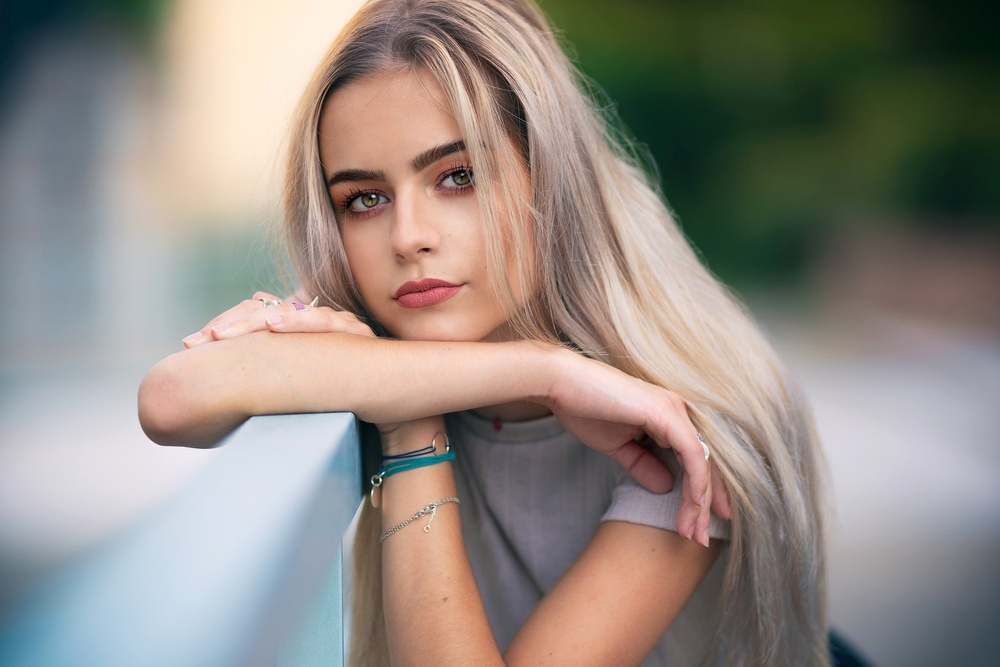
#> input picture TASK-5_FACE_DETECTION_AND_RECOGNITION/Images/8.jpg, 1000 x 667 px, shrunk from 2048 x 1365 before the run, found by its file name
$ jupyter execute Face_Detection_and_Recognition.ipynb
#> lines starting #> are read from the running program, lines starting #| are printed output that depends on the picture; after the words box and inside, x2 and y2 are one past the last pixel; in counts of white or black regions, pixels touching at a corner belong together
[cell 1]
import cv2
import matplotlib.pyplot as plt

[cell 2]
def detect_and_display_faces(image_path):
    # Load the Haar Cascade classifier for face detection
#> called with image_path = '8.jpg'
    alg = "haarcascade_frontalface_default.xml"
    haar_cascade = cv2.CascadeClassifier(cv2.data.haarcascades + alg)

    # Load the image
    img = cv2.imread(image_path)
#> img is the input picture: shape (667, 1000, 3); mean B, G, R 130.4, 137.8, 145.6

    # Check if the image was loaded successfully
    if img is None:
        print("Error: Could not load image.")
        exit()

    # Convert the image to grayscale
    grayImg = cv2.cvtColor(img, cv2.COLOR_BGR2GRAY)
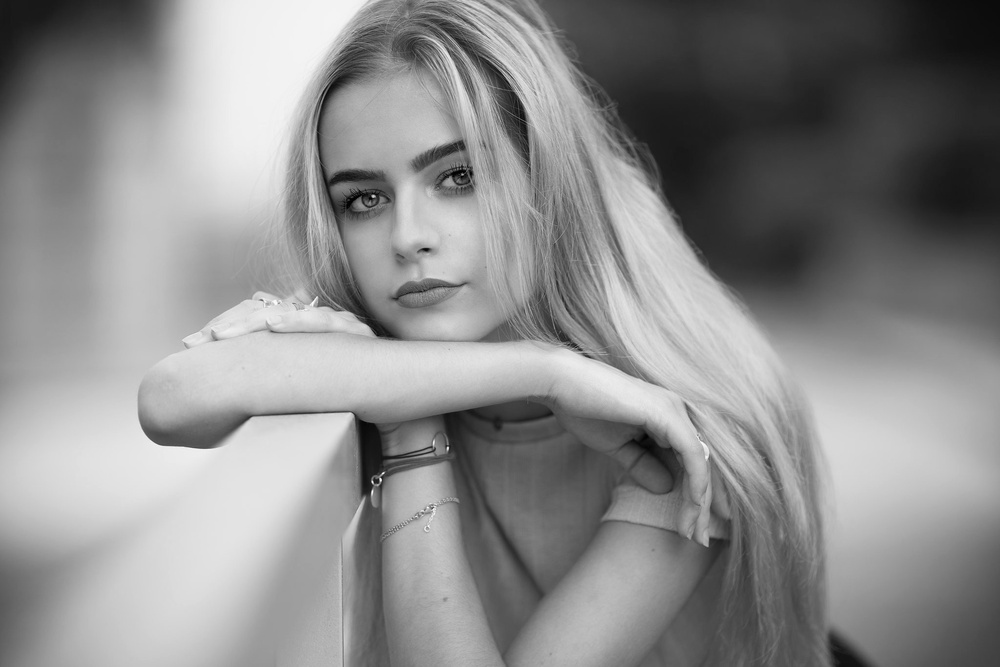
#> grayImg: shape (667, 1000); min 0, max 254, mean 139.3

    # Perform face detection
    faces = haar_cascade.detectMultiScale(grayImg, scaleFactor=1.1, minNeighbors=5)
#> faces = [[268, 81, 281, 281]]

    # Draw rectangles around detected faces
    for (x, y, w, h) in faces:
        cv2.rectangle(img, (x, y), (x + w, y + h), (255,0,0), 2)
#> this loop made 1 pass
#> img: shape (667, 1000, 3); 0.5% of pixels changed, all inside (x1, y1, x2, y2) = (267, 80, 551, 364)

    # Convert BGR image to RGB for displaying with Matplotlib
    img_rgb = cv2.cvtColor(img, cv2.COLOR_BGR2RGB)
    # Display the result using Matplotlib
    plt.imshow(img_rgb)
    plt.title("Face Detection")
    plt.axis('off')
    plt.show()

[cell 3]
image_path = '8.jpg'
detect_and_display_faces(image_path)

[cell 4]
image_path = '1.jpeg'
detect_and_display_faces(image_path)
#> call 2 of detect_and_display_faces, with image_path = '1.jpeg'
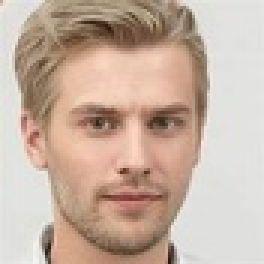
#> input picture TASK-5_FACE_DETECTION_AND_RECOGNITION/Images/1.jpeg, 88 x 88 px, shrunk from 180 x 180 before the run, found by its file name (shown 3 times larger)
#> in detect_and_display_faces, img is the input picture: shape (88, 88, 3); mean B, G, R 162.9, 177.8, 199.5
#> in detect_and_display_faces (call 2), `grayImg = cv2.cvtColor(img, cv2.COLOR_BGR2GRAY)`:
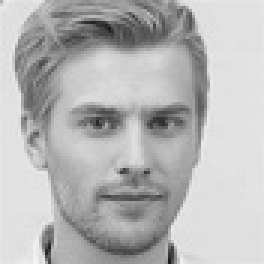
#> grayImg: shape (88, 88) (shown 3 times larger); min 25, max 244, mean 182.6
#> in detect_and_display_faces (call 2), `faces = haar_cascade.detectMultiScale(grayImg, scaleFactor=1.1, minNei..`: faces = [[12, 17, 63, 63]]
#> the loop in detect_and_display_faces (call 2), `for (x, y, w, h) in faces:` made 1 pass
#> after the loop in detect_and_display_faces (call 2), `for (x, y, w, h) in faces:`:
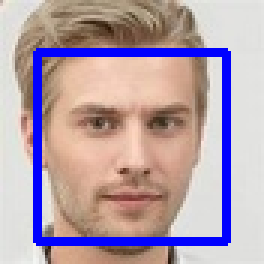
#> img: shape (88, 88, 3) (shown 3 times larger); 9.71% of pixels changed, all inside (x1, y1, x2, y2) = (11, 16, 77, 82)

[cell 5]
image_path = '4.png'
detect_and_display_faces(image_path)
#> call 3 of detect_and_display_faces, with image_path = '4.png'
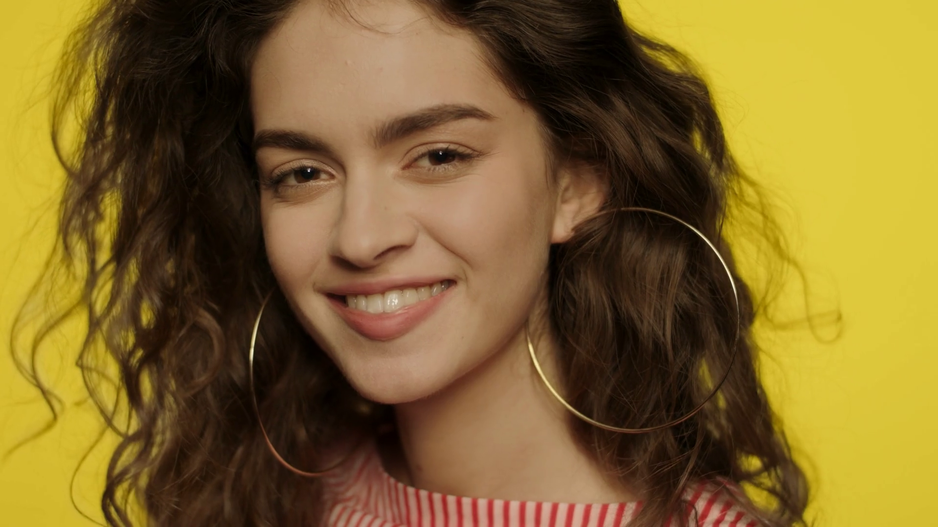
#> input picture TASK-5_FACE_DETECTION_AND_RECOGNITION/Images/4.png, 938 x 527 px, shrunk from 1920 x 1080 before the run, found by its file name
#> in detect_and_display_faces, img is the input picture: shape (527, 938, 3); mean B, G, R 44.3, 103.3, 129.3
#> in detect_and_display_faces (call 3), `grayImg = cv2.cvtColor(img, cv2.COLOR_BGR2GRAY)`:
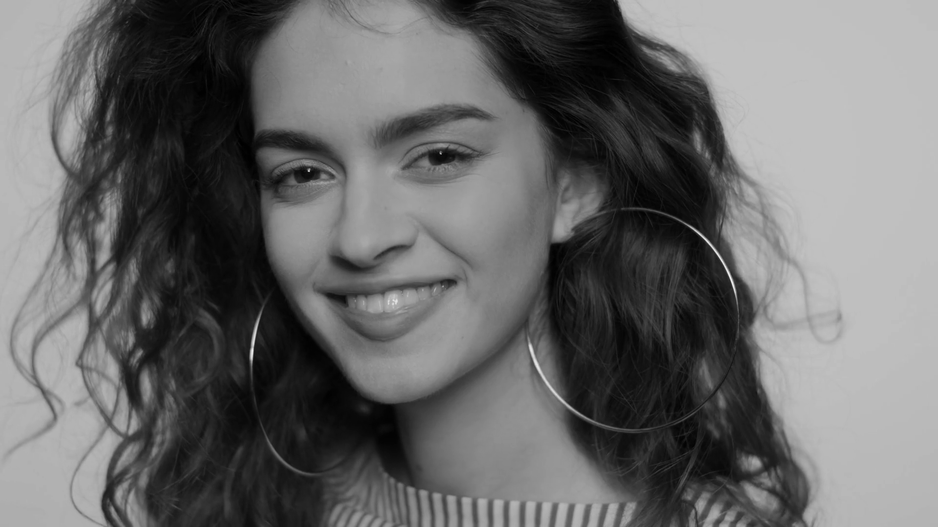
#> grayImg: shape (527, 938); min 0, max 245, mean 104.3
#> in detect_and_display_faces (call 3), `faces = haar_cascade.detectMultiScale(grayImg, scaleFactor=1.1, minNei..`: faces = [[198, 26, 355, 355]]
#> the loop in detect_and_display_faces (call 3), `for (x, y, w, h) in faces:` made 1 pass
#> after the loop in detect_and_display_faces (call 3), `for (x, y, w, h) in faces:`:
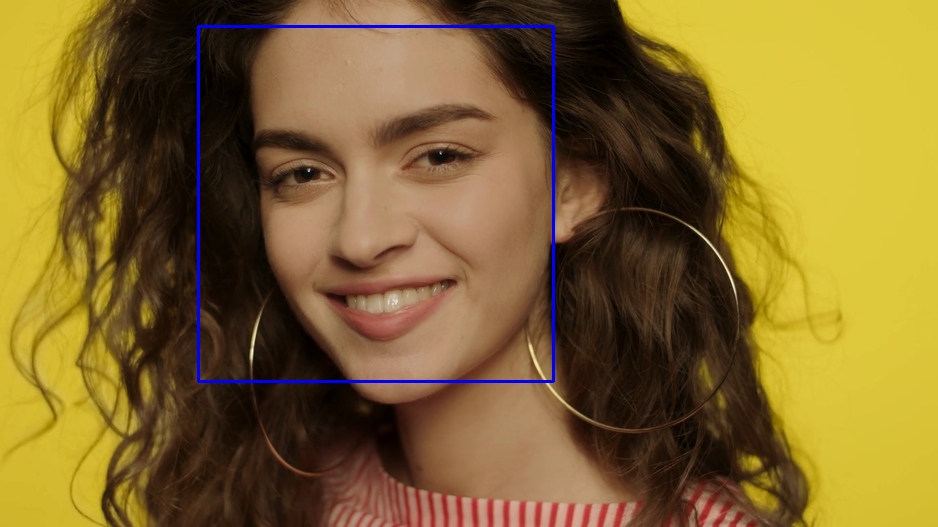
#> img: shape (527, 938, 3); 0.86% of pixels changed, all inside (x1, y1, x2, y2) = (197, 25, 555, 383)

[cell 6]
image_path = '5.jpg'
detect_and_display_faces(image_path)
#> call 4 of detect_and_display_faces, with image_path = '5.jpg'
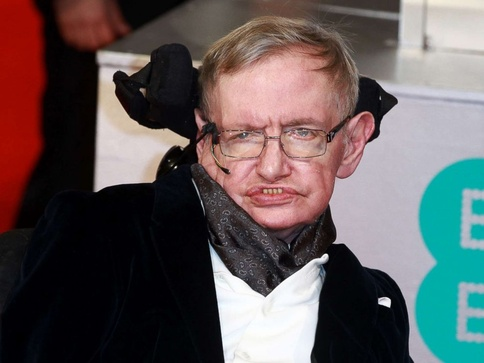
#> input picture TASK-5_FACE_DETECTION_AND_RECOGNITION/Images/5.jpg, 484 x 363 px, shrunk from 992 x 744 before the run, found by its file name
#> in detect_and_display_faces, img is the input picture: shape (363, 484, 3); mean B, G, R 88.9, 88.8, 96.3
#> in detect_and_display_faces (call 4), `grayImg = cv2.cvtColor(img, cv2.COLOR_BGR2GRAY)`:
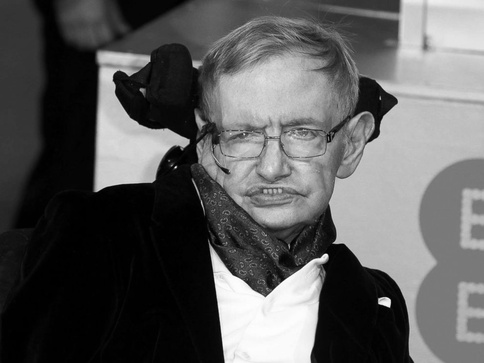
#> grayImg: shape (363, 484); min 0, max 255, mean 91
#> in detect_and_display_faces (call 4), `faces = haar_cascade.detectMultiScale(grayImg, scaleFactor=1.1, minNei..`: faces = [[192, 72, 157, 157]]
#> the loop in detect_and_display_faces (call 4), `for (x, y, w, h) in faces:` made 1 pass
#> after the loop in detect_and_display_faces (call 4), `for (x, y, w, h) in faces:`:
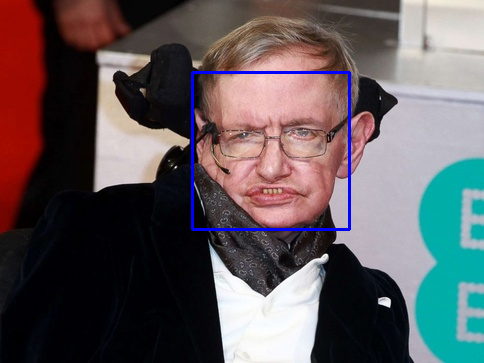
#> img: shape (363, 484, 3); 1.07% of pixels changed, all inside (x1, y1, x2, y2) = (191, 71, 351, 231)
